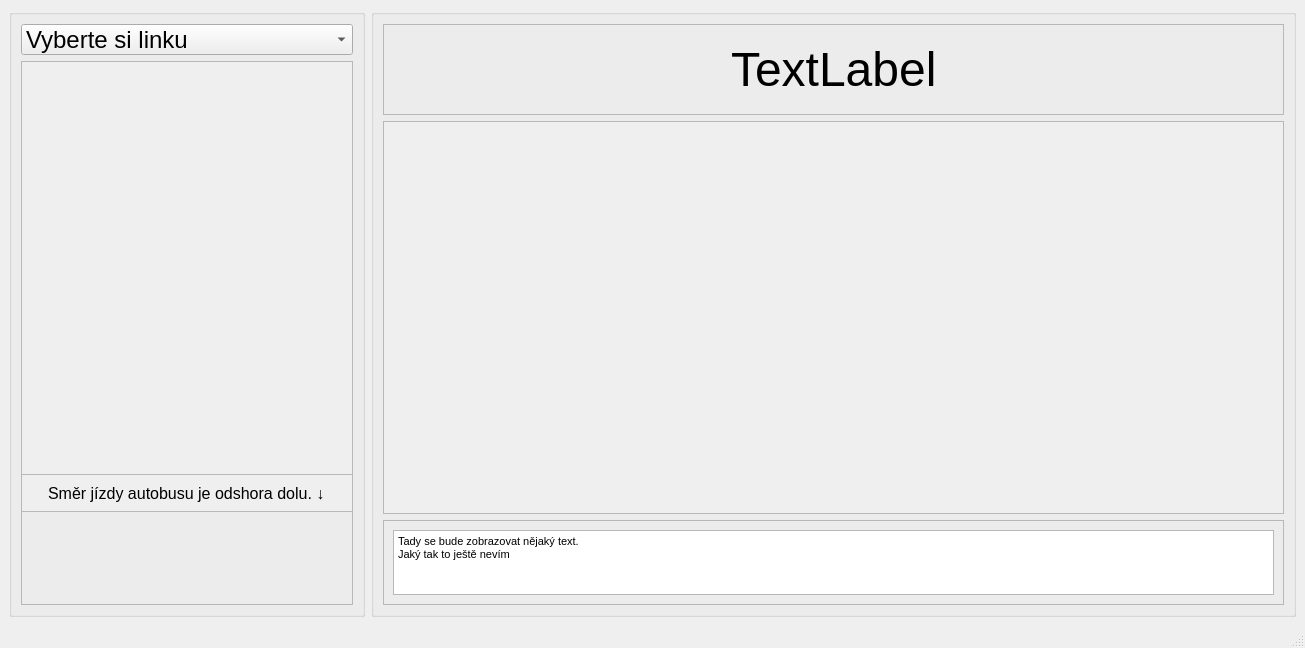
<?xml version="1.0" encoding="UTF-8"?>
<ui version="4.0">
 <class>MainWindow</class>
 <widget class="QMainWindow" name="MainWindow">
  <property name="geometry">
   <rect>
    <x>0</x>
    <y>0</y>
    <width>1305</width>
    <height>648</height>
   </rect>
  </property>
  <property name="windowTitle">
   <string>MainWindow</string>
  </property>
  <widget class="QWidget" name="centralwidget">
   <layout class="QGridLayout" name="gridLayout_4">
    <item row="0" column="0">
     <widget class="QGroupBox" name="zastavky">
      <property name="minimumSize">
       <size>
        <width>356</width>
        <height>606</height>
       </size>
      </property>
      <property name="maximumSize">
       <size>
        <width>279</width>
        <height>6150</height>
       </size>
      </property>
      <property name="styleSheet">
       <string notr="true"/>
      </property>
      <layout class="QGridLayout" name="gridLayout_3">
       <item row="1" column="0">
        <widget class="QScrollArea" name="scrollArea">
         <property name="minimumSize">
          <size>
           <width>200</width>
           <height>451</height>
          </size>
         </property>
         <property name="maximumSize">
          <size>
           <width>2480</width>
           <height>16777215</height>
          </size>
         </property>
         <property name="font">
          <font>
           <pointsize>14</pointsize>
          </font>
         </property>
         <property name="styleSheet">
          <string notr="true"/>
         </property>
         <property name="widgetResizable">
          <bool>true</bool>
         </property>
         <widget class="QWidget" name="scrollAreaWidgetContents">
          <property name="geometry">
           <rect>
            <x>0</x>
            <y>0</y>
            <width>334</width>
            <height>449</height>
           </rect>
          </property>
         </widget>
        </widget>
       </item>
       <item row="2" column="0">
        <widget class="QFrame" name="frame">
         <property name="minimumSize">
          <size>
           <width>251</width>
           <height>131</height>
          </size>
         </property>
         <property name="maximumSize">
          <size>
           <width>340</width>
           <height>131</height>
          </size>
         </property>
         <property name="frameShape">
          <enum>QFrame::StyledPanel</enum>
         </property>
         <property name="frameShadow">
          <enum>QFrame::Raised</enum>
         </property>
         <layout class="QGridLayout" name="gridLayout_5">
          <item row="1" column="0">
           <spacer name="verticalSpacer">
            <property name="orientation">
             <enum>Qt::Vertical</enum>
            </property>
            <property name="sizeHint" stdset="0">
             <size>
              <width>20</width>
              <height>40</height>
             </size>
            </property>
           </spacer>
          </item>
          <item row="2" column="0">
           <widget class="QLabel" name="label_2">
            <property name="minimumSize">
             <size>
              <width>171</width>
              <height>51</height>
             </size>
            </property>
            <property name="maximumSize">
             <size>
              <width>171</width>
              <height>51</height>
             </size>
            </property>
            <property name="text">
             <string/>
            </property>
            <property name="pixmap">
             <pixmap>../../../Pictures/SNS_Logos/SNS_Logos/star/star_banner_transparency.png</pixmap>
            </property>
            <property name="scaledContents">
             <bool>true</bool>
            </property>
           </widget>
          </item>
          <item row="3" column="0">
           <spacer name="verticalSpacer_2">
            <property name="orientation">
             <enum>Qt::Vertical</enum>
            </property>
            <property name="sizeHint" stdset="0">
             <size>
              <width>20</width>
              <height>40</height>
             </size>
            </property>
           </spacer>
          </item>
          <item row="0" column="0">
           <widget class="QLabel" name="label_3">
            <property name="font">
             <font>
              <pointsize>12</pointsize>
             </font>
            </property>
            <property name="text">
             <string>Směr jízdy autobusu je odshora dolu. ↓</string>
            </property>
           </widget>
          </item>
         </layout>
        </widget>
       </item>
       <item row="0" column="0">
        <widget class="QComboBox" name="comboBox">
         <property name="minimumSize">
          <size>
           <width>49</width>
           <height>31</height>
          </size>
         </property>
         <property name="font">
          <font>
           <pointsize>18</pointsize>
          </font>
         </property>
         <item>
          <property name="text">
           <string>Vyberte si linku</string>
          </property>
         </item>
        </widget>
       </item>
      </layout>
     </widget>
    </item>
    <item row="0" column="1">
     <widget class="QGroupBox" name="groupBox">
      <property name="title">
       <string/>
      </property>
      <layout class="QGridLayout" name="gridLayout_2">
       <item row="2" column="0">
        <widget class="QFrame" name="frame_2">
         <property name="minimumSize">
          <size>
           <width>850</width>
           <height>80</height>
          </size>
         </property>
         <property name="maximumSize">
          <size>
           <width>16777215</width>
           <height>85</height>
          </size>
         </property>
         <property name="frameShape">
          <enum>QFrame::StyledPanel</enum>
         </property>
         <property name="frameShadow">
          <enum>QFrame::Raised</enum>
         </property>
         <layout class="QGridLayout" name="gridLayout_6">
          <item row="0" column="0">
           <widget class="QTextBrowser" name="textBrowser">
            <property name="font">
             <font>
              <pointsize>10</pointsize>
             </font>
            </property>
            <property name="html">
             <string>&lt;!DOCTYPE HTML PUBLIC &quot;-//W3C//DTD HTML 4.0//EN&quot; &quot;http://www.w3.org/TR/REC-html40/strict.dtd&quot;&gt;
&lt;html&gt;&lt;head&gt;&lt;meta name=&quot;qrichtext&quot; content=&quot;1&quot; /&gt;&lt;style type=&quot;text/css&quot;&gt;
p, li { white-space: pre-wrap; }
&lt;/style&gt;&lt;/head&gt;&lt;body style=&quot; font-family:'MS Shell Dlg 2'; font-size:10pt; font-weight:400; font-style:normal;&quot;&gt;
&lt;p style=&quot; margin-top:0px; margin-bottom:0px; margin-left:0px; margin-right:0px; -qt-block-indent:0; text-indent:0px;&quot;&gt;&lt;span style=&quot; font-size:8.25pt;&quot;&gt;Tady se bude zobrazovat nějaký text.&lt;/span&gt;&lt;/p&gt;
&lt;p style=&quot; margin-top:0px; margin-bottom:0px; margin-left:0px; margin-right:0px; -qt-block-indent:0; text-indent:0px;&quot;&gt;&lt;span style=&quot; font-size:8.25pt;&quot;&gt;Jaký tak to ještě nevím&lt;/span&gt;&lt;/p&gt;&lt;/body&gt;&lt;/html&gt;</string>
            </property>
           </widget>
          </item>
         </layout>
        </widget>
       </item>
       <item row="0" column="0">
        <widget class="QFrame" name="frame_3">
         <property name="minimumSize">
          <size>
           <width>850</width>
           <height>91</height>
          </size>
         </property>
         <property name="frameShape">
          <enum>QFrame::StyledPanel</enum>
         </property>
         <property name="frameShadow">
          <enum>QFrame::Raised</enum>
         </property>
         <layout class="QGridLayout" name="gridLayout">
          <item row="0" column="0">
           <spacer name="horizontalSpacer">
            <property name="orientation">
             <enum>Qt::Horizontal</enum>
            </property>
            <property name="sizeHint" stdset="0">
             <size>
              <width>40</width>
              <height>20</height>
             </size>
            </property>
           </spacer>
          </item>
          <item row="0" column="1">
           <widget class="QLabel" name="label">
            <property name="font">
             <font>
              <pointsize>36</pointsize>
             </font>
            </property>
            <property name="text">
             <string>TextLabel</string>
            </property>
           </widget>
          </item>
          <item row="0" column="2">
           <spacer name="horizontalSpacer_2">
            <property name="orientation">
             <enum>Qt::Horizontal</enum>
            </property>
            <property name="sizeHint" stdset="0">
             <size>
              <width>40</width>
              <height>20</height>
             </size>
            </property>
           </spacer>
          </item>
         </layout>
        </widget>
       </item>
       <item row="1" column="0">
        <widget class="QScrollArea" name="scrollArea_2">
         <property name="minimumSize">
          <size>
           <width>0</width>
           <height>124</height>
          </size>
         </property>
         <property name="font">
          <font>
           <pointsize>20</pointsize>
           <weight>75</weight>
           <bold>true</bold>
          </font>
         </property>
         <property name="frameShape">
          <enum>QFrame::StyledPanel</enum>
         </property>
         <property name="widgetResizable">
          <bool>true</bool>
         </property>
         <widget class="QWidget" name="scrollAreaWidgetContents_2">
          <property name="geometry">
           <rect>
            <x>0</x>
            <y>0</y>
            <width>903</width>
            <height>377</height>
           </rect>
          </property>
         </widget>
        </widget>
       </item>
      </layout>
     </widget>
    </item>
   </layout>
  </widget>
  <widget class="QMenuBar" name="menubar">
   <property name="geometry">
    <rect>
     <x>0</x>
     <y>0</y>
     <width>1305</width>
     <height>22</height>
    </rect>
   </property>
  </widget>
  <widget class="QStatusBar" name="statusbar"/>
 </widget>
 <resources/>
 <connections/>
</ui>
